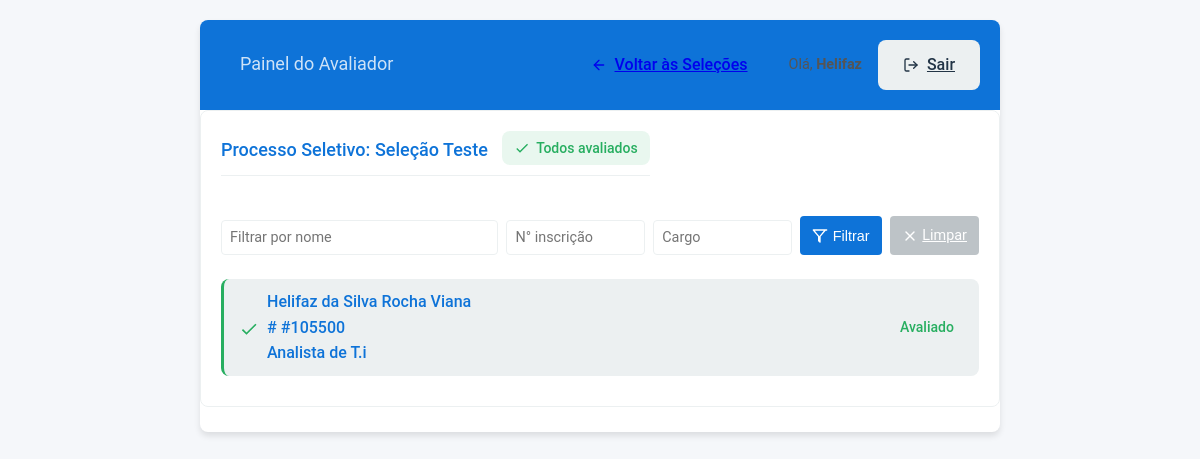
/painel/1/ (signed in), run on the app's committed database.
### analise_curricular/models.py (models this page shows, shortened)
class Selecao(models.Model):
    nome = models.CharField(max_length=200, unique=True, verbose_name="Nome da Seleção")
    descricao = models.TextField(blank=True, verbose_name="Descrição")
    ativa = models.BooleanField(default=True, verbose_name="Ativa para Avaliação")
    class Meta:
        verbose_name = "Seleção"
        verbose_name_plural = "Seleções"
        ordering = ['nome']

class Candidato(models.Model):
    REQUISITO_OPCOES = [
        ('Sim', 'Sim'),
        ('Nao', 'Não'),
    ]
    AVALIACAO_OPCOES = [
        ('Graduacao', 'Graduação'),
        ('Especializacao', 'Especialização'),
        ('Mestrado', 'Mestrado'),
        ('Doutorado', 'Doutorado'),
        ('Nao possui', 'Não possui'),
    ]
    selecao = models.ForeignKey(
        Selecao,
        on_delete=models.SET_NULL,
        null=True,
        blank=True,
        related_name='candidatos_da_selecao', # Mantido o nome que você escolheu
        verbose_name="Seleção"
    )
    nome = models.CharField(max_length=255, verbose_name="Nome do Candidato")
    inscricao = models.CharField(max_length=50, unique=True, verbose_name="Número de Inscrição")
    cargo = models.CharField(max_length=100, verbose_name="Cargo/Função")
    requisito = models.CharField(
        max_length=3,
        choices=REQUISITO_OPCOES,
        blank=True,
        null=True,
        verbose_name="Possui Requisitos para o Cargo"
    )
    avaliacao = models.CharField(
        max_length=15,
        choices=AVALIACAO_OPCOES,
        blank=True,
        null=True,
        verbose_name="Avaliação Curricular"
    )
    justificativa = models.TextField( # Mudei para TextField mas mantendo sua lógica
        blank=True,
        null=True,
        verbose_name="Justificativa (se 'Não possui')"
    )
    observacao = models.TextField(
        blank=True,
        null=True,
        verbose_name="Observações Adicionais"
    )
    pontuacao = models.IntegerField(
        default=0,
        verbose_name="Pontuação"
    )
    data_analise = models.DateField(
        auto_now_add=True,
        verbose_name="Data da Análise"
    )
    analisado = models.BooleanField(
        default=False,
        verbose_name="Analisado"
    )
    class Meta:
        verbose_name = "Candidato"
        verbose_name_plural = "Candidatos"
        ordering = ['nome', 'cargo'] # Mantido seu ordering original

### analise_curricular/views.py (the view)
# urls.py: path('painel/<int:selecao_id>/', views.painel_avaliador, name='painel_avaliador'),
@login_required
def painel_avaliador(request, selecao_id):
    selecao = get_object_or_404(Selecao, pk=selecao_id)
    candidatos = Candidato.objects.filter(selecao=selecao).order_by('inscricao')  # Note o campo 'inscricao'
    nome_filtro = request.GET.get('nome_filtro')
    inscricao_filtro = request.GET.get('inscricao')
    cargo_filtro = request.GET.get('cargo')
    if nome_filtro:
        candidatos = candidatos.filter(nome__icontains=nome_filtro)
    if inscricao_filtro:
        inscricao_limpa = ''.join(c for c in inscricao_filtro if c.isdigit())
        candidatos = candidatos.filter(inscricao__endswith=inscricao_limpa)
    if cargo_filtro:
        candidatos = candidatos.filter(cargo__icontains=cargo_filtro)
    context = {
        'selecao': selecao,
        'candidatos': candidatos,
        'todos_avaliados': not candidatos.filter(analisado=False).exists()
    }
    return render(request, 'Registration/painel_avaliador.html', context)

### analise_curricular/templates/Registration/painel_avaliador.html (shortened to what this page needs)
{% load static %}
<!DOCTYPE html>
<html lang="pt-br">
<head>
    <link rel="stylesheet" href="{% static 'CSS/style.css' %}">
</head>
<body>
    <div class="app-container">
        <header class="app-header">
            <div class="header-content">
                <h1>
                    <span class="selection-name">Painel do Avaliador</span>
                </h1>
                <div class="user-info">
                     <a href="{% url 'selecionar_selecao' %}" class="nav-button">
        <svg xmlns="http://www.w3.org/2000/svg" width="16" height="16" viewBox="0 0 24 24" fill="none" stroke="currentColor" stroke-width="2" stroke-linecap="round" stroke-linejoin="round">
            <path d="M19 12H5"></path>
            <path d="M12 19l-7-7 7-7"></path>
        </svg>
        Voltar às Seleções
    </a>
                                    <span class="welcome-message">Olá, <strong>{{ request.user.username }}</strong></span>
                <a href="{% url 'logout' %}" class="nav-button prev">
                    Sair
    </a>
</div>
            </div>
        </header>
        <main class="main-content">
            <section class="evaluation-section">
                <div class="section-header">
                    <h2 class="section-title">
                        Processo Seletivo: {{ selecao.nome }}
                        {% if todos_avaliados %}
                            <span class="status-badge success">
                                <svg width="16" height="16" viewBox="0 0 24 24">
                                    <path fill="currentColor" d="M9 16.17L4.83 12l-1.42 1.41L9 19 21 7l-1.41-1.41L9 16.17z"/>
                                </svg>
                                Todos avaliados
                            </span>
                        {% endif %}
                    </h2>
                    <div class="candidate-counter">
                    </div>
                </div>
                <form method="get" class="filter-form compact">
                <div class="filter-grid">
                    <div class="filter-group">
                        <input type="text" id="nome_filtro" name="nome_filtro" value="{{ request.GET.nome_filtro }}" placeholder="Filtrar por nome">
                    </div>
                    <div class="filter-group">
                    <input type="text"
                        id="inscricao"
                        name="inscricao"
                        value="{{ request.GET.inscricao|default:''|slice:'2:' }}"
                        placeholder="N° inscrição"
                        oninput="this.value = this.value.replace(/\D/g, '')">
                    </div>
                    <div class="filter-group">
                        <input type="text" id="cargo" name="cargo" value="{{ request.GET.cargo }}" placeholder="Cargo">
                    </div>
                    <div class="filter-actions">
                        <button type="submit" class="filter-button" title="Aplicar filtros">
                            <svg xmlns="http://www.w3.org/2000/svg" width="16" height="16" viewBox="0 0 24 24" fill="none" stroke="currentColor" stroke-width="2" stroke-linecap="round" stroke-linejoin="round">
                                <polygon points="22 3 2 3 10 12.46 10 19.19 12 21.19 12 12.46 20 3"></polygon>
                            </svg>
                            <span class="mobile-hidden">Filtrar</span>
                        </button>
                        <a href="{% url 'painel_avaliador' selecao.id %}" class="filter-button neutral" title="Limpar filtros">
                            <svg xmlns="http://www.w3.org/2000/svg" width="16" height="16" viewBox="0 0 24 24" fill="none" stroke="currentColor" stroke-width="2" stroke-linecap="round" stroke-linejoin="round">
                                <line x1="18" y1="6" x2="6" y2="18"></line>
                                <line x1="6" y1="6" x2="18" y2="18"></line>
                            </svg>
                            <span class="mobile-hidden">Limpar</span>
                        </a>
                    </div>
                </div>
            </form>
              <div class="candidates-container">
                {% if candidatos %}
                    <ul class="document-list">
                        {% for candidato in candidatos %}
                            <li class="candidate-item {% if candidato.analisado %}evaluated{% else %}pending{% endif %}">
                                <a href="{% url 'analisar_candidato' candidato.id %}" class="document-link">
                                    <span class="document-icon">
                                        {% if candidato.analisado %}
                                            <svg width="20" height="20" viewBox="0 0 24 24">
                                                <path fill="var(--success-color)" d="M9 16.17L4.83 12l-1.42 1.41L9 19 21 7l-1.41-1.41L9 16.17z"/>
                                            </svg>
                                        {% else %}
                                            <svg width="20" height="20" viewBox="0 0 24 24">
                                                <path fill="var(--warning-color)" d="M13 13h-2V7h2m0 10h-2v-2h2m-1-13a10 10 0 0 0-10 10 10 10 0 0 0 10 10 10 10 0 0 0 10-10 10 10 0 0 0-10-10z"/>
                                            </svg>
                                        {% endif %}
                                    </span>
                                    <div class="candidate-info">
                                        <span class="candidate-name">{{ candidato.nome }}</span>
                                        <div class="candidate-meta">
                                            <span class="candidate-inscription">#{{ candidato.inscricao }}</span>
                                            <span class="candidate-position">{{ candidato.cargo }}</span>
                                        </div>
                                    </div>
                                    <span class="status-text">
                                        {% if candidato.analisado %}
                                            Avaliado
                                        {% else %}
                                            Pendente
                                        {% endif %}
                                    </span>
                                </a>
                            </li>
                        {% endfor %}
                    </ul>
                {% endif %}
            </div>
            </section>
        </main>
    </div>
</body>
</html>

### data on the page
Selecao: nome "Seleção Teste"
Candidato: analisado True (drawn), nome "Helifaz da Silva Rocha Viana", inscricao "105500", cargo "Analista de T.i"
